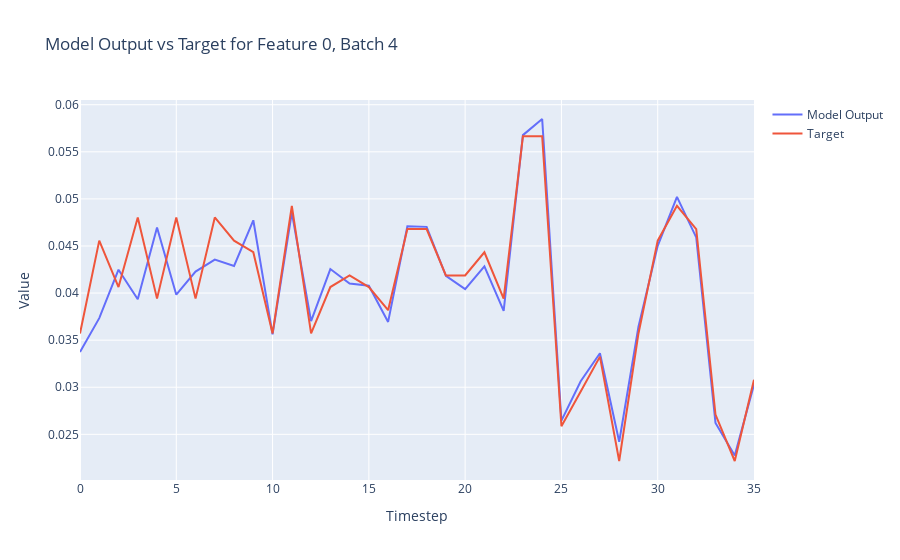

Here is the notebook cell this chart was saved with:
### Code cell
import plotly.graph_objects as go

def plot_model_output_vs_target(model_outputs, targets, batch_index=0, feature_index=0):
    # Extract the specified feature for the given batch from both the model outputs and targets
    model_output_series = model_outputs[batch_index, :, feature_index].detach().numpy()
    target_series = targets[batch_index, :, feature_index].numpy()
    
    # Create a range for the x-axis (timesteps)
    timesteps = list(range(model_output_series.shape[0]))
    
    # Create traces
    model_trace = go.Scatter(x=timesteps, y=model_output_series, mode='lines', name='Model Output')
    target_trace = go.Scatter(x=timesteps, y=target_series, mode='lines', name='Target')
    
    # Create the figure and add traces
    fig = go.Figure()
    fig.add_trace(model_trace)
    fig.add_trace(target_trace)
    
    # Add title and labels
    fig.update_layout(title=f'Model Output vs Target for Feature {feature_index}, Batch {batch_index}',
                      xaxis_title='Timestep',
                      yaxis_title='Value')
    
    # Show the figure
    fig.show()

# Assuming `y` and `Y` are your model outputs and targets, respectively
# Adjust batch_index and feature_index as needed
plot_model_output_vs_target(outputs.to("cpu"), Y.to("cpu"), batch_index=4, feature_index=0)

### Figure 1 — Plotly figure (JSON) as saved in the notebook; plotly's stock layout.template omitted (floating-point values rounded to 4 significant figures)
{"data": [{"mode": "lines", "name": "Model Output", "type": "scatter", "x": [0, 1, 2, 3, 4, 5, 6, 7, 8, 9, 10, 11, 12, 13, 14, 15, 16, 17, 18, 19, 20, 21, 22, 23, 24, 25, 26, 27, 28, 29, 30, 31, 32, 33, 34, 35], "y": [0.03375, 0.03734, 0.04248, 0.03934, 0.04695, 0.03983, 0.04228, 0.04355, 0.04288, 0.04773, 0.03562, 0.04854, 0.03701, 0.04255, 0.041, 0.04077, 0.03694, 0.04709, 0.04703, 0.04182, 0.04042, 0.04284, 0.03811, 0.05677, 0.05848, 0.02646, 0.03063, 0.03362, 0.02421, 0.03643, 0.04501, 0.05021, 0.04591, 0.02621, 0.02274, 0.03028]}, {"mode": "lines", "name": "Target", "type": "scatter", "x": [0, 1, 2, 3, 4, 5, 6, 7, 8, 9, 10, 11, 12, 13, 14, 15, 16, 17, 18, 19, 20, 21, 22, 23, 24, 25, 26, 27, 28, 29, 30, 31, 32, 33, 34, 35], "y": [0.03571, 0.04557, 0.04064, 0.04803, 0.03941, 0.04803, 0.03941, 0.04803, 0.04557, 0.04433, 0.03571, 0.04926, 0.03571, 0.04064, 0.04187, 0.04064, 0.03818, 0.0468, 0.0468, 0.04187, 0.04187, 0.04433, 0.03941, 0.05665, 0.05665, 0.02586, 0.02956, 0.03325, 0.02217, 0.03571, 0.04557, 0.04926, 0.0468, 0.02709, 0.02217, 0.03079]}], "layout": {"title": {"text": "Model Output vs Target for Feature 0, Batch 4"}, "xaxis": {"title": {"text": "Timestep"}}, "yaxis": {"title": {"text": "Value"}}}}
